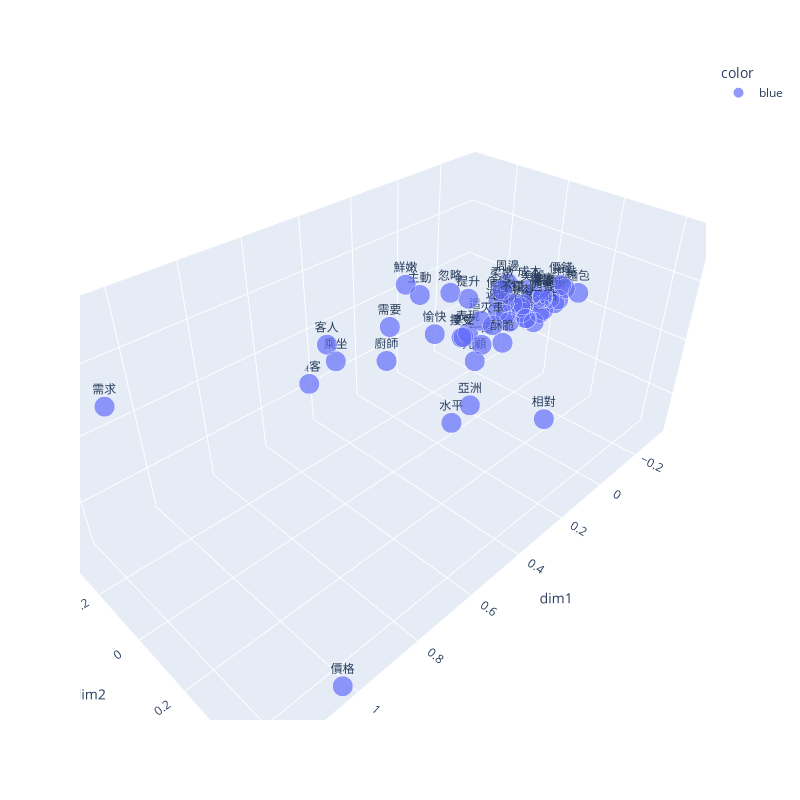

The cell this chart's notebook holds for it:
### Code cell
new_feat = reduceDim(feat,dim = 3,method = 'PCA' )
print(new_feat.shape)
word_df = pd.DataFrame({
    "word":sample_words,
    "dim1":new_feat[:,0],
    "dim2":new_feat[:,1],
    "dim3":new_feat[:,2], 
})
plotScatter3D(word_df)

### Figure 1 — Plotly figure (JSON) as saved in the notebook; plotly's stock layout.template omitted (floating-point values rounded to 4 significant figures)
{"data": [{"hovertemplate": "color=blue<br>dim1=%{x}<br>dim2=%{y}<br>dim3=%{z}<br>size=%{marker.size}<br>word=%{text}<extra></extra>", "legendgroup": "blue", "marker": {"color": "#636efa", "size": [0.5, 0.5, 0.5, 0.5, 0.5, 0.5, 0.5, 0.5, 0.5, 0.5, 0.5, 0.5, 0.5, 0.5, 0.5, 0.5, 0.5, 0.5, 0.5, 0.5, 0.5, 0.5, 0.5, 0.5, 0.5, 0.5, 0.5, 0.5, 0.5, 0.5, 0.5, 0.5, 0.5, 0.5, 0.5, 0.5, 0.5, 0.5, 0.5, 0.5, 0.5, 0.5, 0.5, 0.5, 0.5, 0.5, 0.5, 0.5, 0.5, 0.5], "sizemode": "area", "sizeref": 0.00125, "symbol": "circle"}, "mode": "markers+text", "name": "blue", "scene": "scene", "showlegend": true, "text": ["柔嫩", "鮮嫩", "火車", "一道", "這一", "提升", "營養", "相對", "香嫩", "價錢", "地點", "不錯", "成本", "位置", "健康", "麵包", "牛肉", "改善", "時尚", "價格", "需求", "繽紛", "愉快", "需要", "周邊", "問題", "溫馨", "客人", "清淡", "日本菜_西餐", "享受", "海景", "乘坐", "速度", "亞洲", "港口", "光顧", "顧客", "廚師", "奶茶", "水平", "便捷", "酥脆", "接受", "高品質", "忽略", "主動", "美麗", "火車站", "表現"], "type": "scatter3d", "x": [-0.1091, 0.1651, -0.0233, -0.02367, -0.03107, 0.02325, -0.1584, -0.08175, -0.1195, -0.2758, -0.2946, -0.08232, -0.212, -0.2809, -0.2048, -0.3247, -0.136, -0.2203, -0.09434, 1.023, 1.231, -0.165, 0.07782, 0.2647, -0.1722, -0.2387, -0.1788, 0.4357, -0.1974, -0.1475, 0.0625, -0.1712, 0.3495, -0.07395, 0.05297, -0.0995, -0.0004474, 0.4276, 0.1904, -0.2585, 0.6353, -0.1285, 0.01361, 0.01998, -0.2253, 0.09767, 0.09747, -0.2063, -0.1905, -0.04173], "y": [-0.02459, -0.1832, 0.01456, -0.02421, -0.03941, -0.05189, 0.04138, 0.2066, -0.01912, 0.08342, 0.08701, 0.0381, 0.009125, 0.06356, 0.06442, 0.1199, 0.03302, 0.05226, 0.006417, 0.4578, 0.03282, 0.01952, -0.1369, -0.152, -0.05202, 0.07073, 0.05991, -0.2449, 0.07088, 0.03363, -0.03062, 0.03604, -0.3104, -0.00797, 0.005498, 0.0215, -0.02902, -0.355, -0.2429, 0.09029, 0.4157, -0.0502, 0.08407, -0.07288, 0.05971, -0.06255, -0.1873, 0.02625, 0.07063, -0.09758], "z": [0.07933, 0.1405, 0.001643, -0.08714, -0.007564, 0.08834, -0.01812, -0.2944, 0.03367, 0.07425, 0.0566, 0.06381, 0.05636, -0.001882, 0.05514, 0.04167, 0.02952, 0.0345, 0.009127, -0.3302, 0.3507, -0.006773, -0.05179, 0.04694, 0.06941, 0.03691, -0.0327, 0.0188, 0.05506, 0.03419, -0.02351, -0.02398, -0.11, 0.02335, -0.2733, -0.01353, -0.1414, -0.181, -0.1513, 0.03191, 0.1947, 0.02628, -0.01538, -0.06182, -0.005931, 0.133, 0.07801, 0.04999, 0.001273, -0.08313]}], "layout": {"height": 800, "legend": {"itemsizing": "constant", "title": {"text": "color"}, "tracegroupgap": 0}, "margin": {"t": 60}, "scene": {"domain": {"x": [0, 1], "y": [0, 1]}, "xaxis": {"title": {"text": "dim1"}}, "yaxis": {"title": {"text": "dim2"}}, "zaxis": {"title": {"text": "dim3"}}}, "width": 800}}
